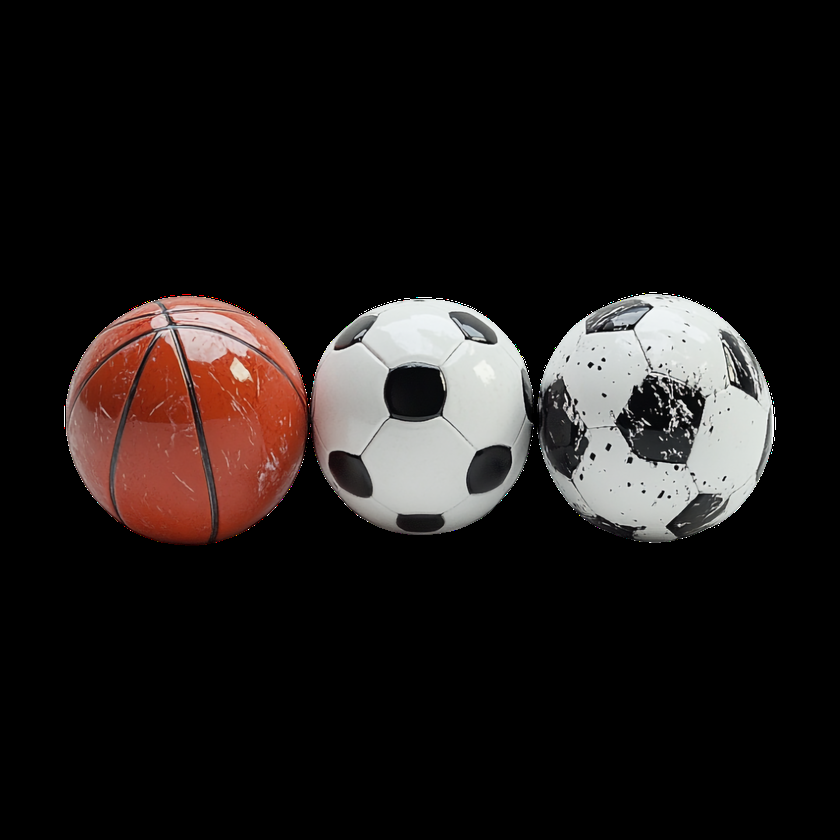
#> input picture objects.png, 840 x 840 px, shrunk from 1920 x 1920 before the run
$ python object_counter_opencv.py
#> lines starting #> are read from the running program, lines starting #| are printed output that depends on the picture; after the words box and inside, x2 and y2 are one past the last pixel; in counts of white or black regions, pixels touching at a corner belong together
#Here’s a complete, runnable Python program using OpenCV to perform connected components analysis and count objects in a binary image.
#It works for both grayscale and color images, and includes robust input validation and edge case handling.

#Code: Object Counting with Connected Components


import cv2
import numpy as np
import sys

def count_objects(image_path, min_area=10):
    """
    Counts connected components (objects) in a binary image using OpenCV.

    Parameters:
        image_path (str): Path to the input image.
        min_area (int): Minimum pixel area to consider as an object.

    Returns:
        int: Number of detected objects.
    """
#> called with image_path = 'objects.png', min_area = 20
    # Validate file path
    try:
        img = cv2.imread(image_path, cv2.IMREAD_GRAYSCALE)
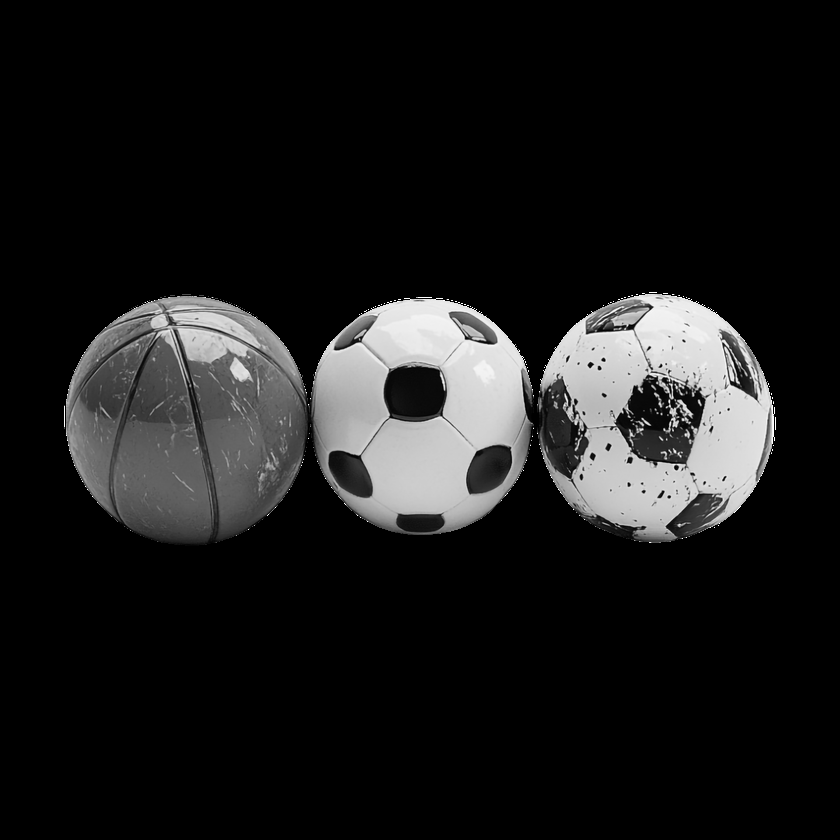
#> img: shape (840, 840); min 0, max 255, mean 27.1
        if img is None:
            raise FileNotFoundError(f"Image not found or unsupported format: {image_path}")
    except Exception as e:
        print(f"Error loading image: {e}")
        sys.exit(1)

    # Convert to binary using Otsu's threshold
    _, binary = cv2.threshold(img, 0, 255, cv2.THRESH_BINARY + cv2.THRESH_OTSU)
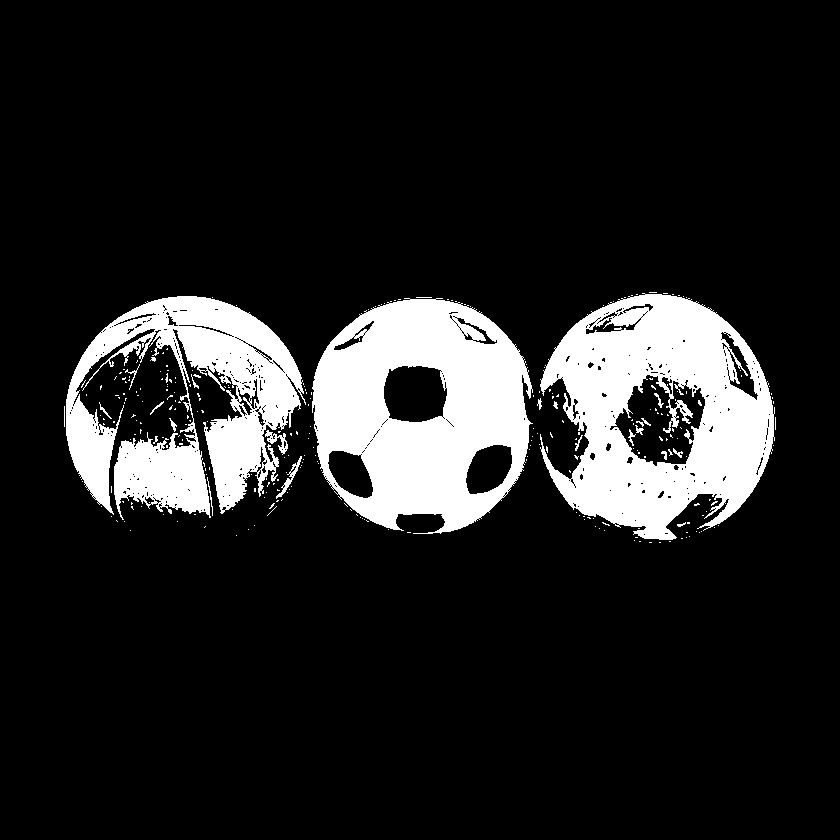
#> binary: shape (840, 840); 13.7% white; 285 white regions (263 under 20 px), largest, box (x1, y1, x2, y2) and area: (540, 293, 775, 540) 34281, (312, 298, 533, 534) 34082, (66, 296, 306, 520) 26510

    # Perform connected components analysis
    num_labels, labels, stats, centroids = cv2.connectedComponentsWithStats(binary, connectivity=8)
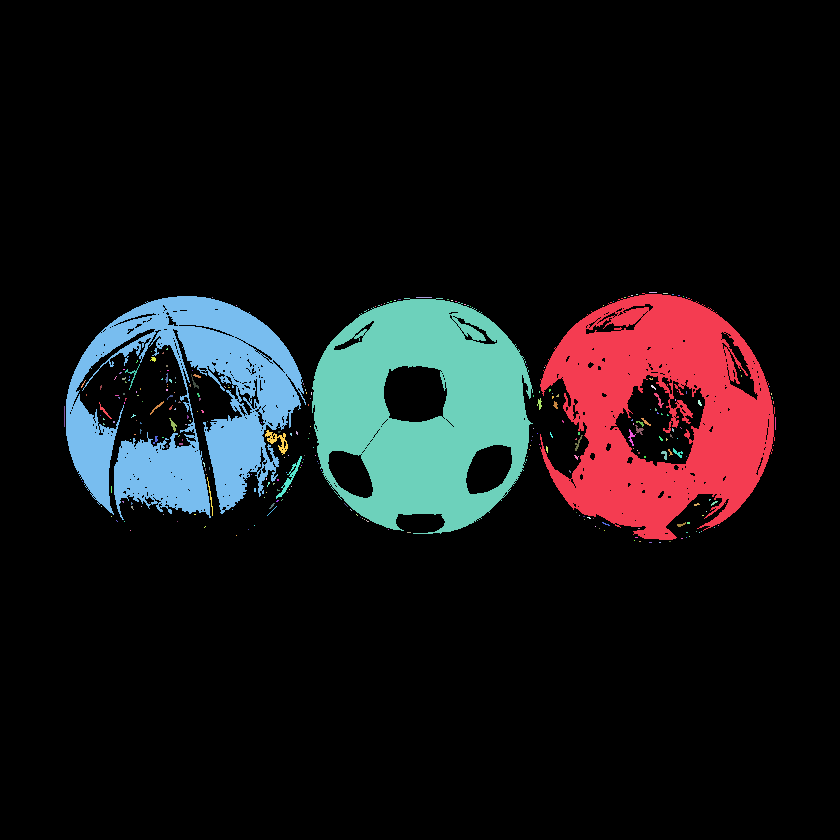
#> labels: shape (840, 840) int32; 286 distinct labels, from 0 to 285; one colour per label, 0 black
#> num_labels = 286; stats = 286 rows, first 6: [0, 0, 840, 840, 608870], [540, 293, 235, 247, 34281], [649, 292, 8, 1, 8], [663, 293, 5, 1, 5], [631, 295, 2, 1, 2], [636, 294, 2, 1, 2]; centroids = 286 pairs, first value 64 to 775, second value 292 to 542

    # Filter out background (label 0) and small objects
    object_count = 0
    for i in range(1, num_labels):  # Skip background
        area = stats[i, cv2.CC_STAT_AREA]
        if area >= min_area:
            object_count += 1
#> this loop made 285 passes
#> area on passes 1, 8, 15, 35, 46, 85, 99, 102, 105, 108, 112, 126: 34281, 26510, 34082, 54, 30, 43, 31, 35, 23, 38, 21, 40
#> after the loop, object_count = 22

    print(f"Detected objects: {object_count}")
#| Detected objects: 22

    # Optional: visualize results
    output = cv2.cvtColor(binary, cv2.COLOR_GRAY2BGR)
    for i in range(1, num_labels):
        if stats[i, cv2.CC_STAT_AREA] >= min_area:
            x, y, w, h = stats[i, cv2.CC_STAT_LEFT], stats[i, cv2.CC_STAT_TOP], stats[i, cv2.CC_STAT_WIDTH], stats[i, cv2.CC_STAT_HEIGHT]
            cv2.rectangle(output, (x, y), (x + w, y + h), (0, 255, 0), 2)
            cx, cy = centroids[i]
            cv2.circle(output, (int(cx), int(cy)), 3, (0, 0, 255), -1)
#> this loop made 285 passes
#> (x, y, w, h, cx, cy) on passes 1, 8, 15, 35, 46, 85, 99, 102, 105, 108, 112, 126: (540, 293, 235, 247, 660, 412.5), (66, 296, 240, 224, 187.8, 406.9), (312, 298, 221, 236, 421.6, 410.2), (125, 364, 15, 26, 132.1, 374.8), (191, 374, 8, 15, 194.2, 382.8), (654, 393, 10, 15, 658.5, 399.9), (537, 398, 5, 12, 539.3, 403.4), (150, 401, 14, 14, 156.6, 406.9), (553, 401, 5, 8, 555.2, 404.7), (99, 402, 13, 17, 104.1, 410.7), (64, 406, 1, 21, 64, 416), (169, 418, 8, 14, 172.8, 424.6)
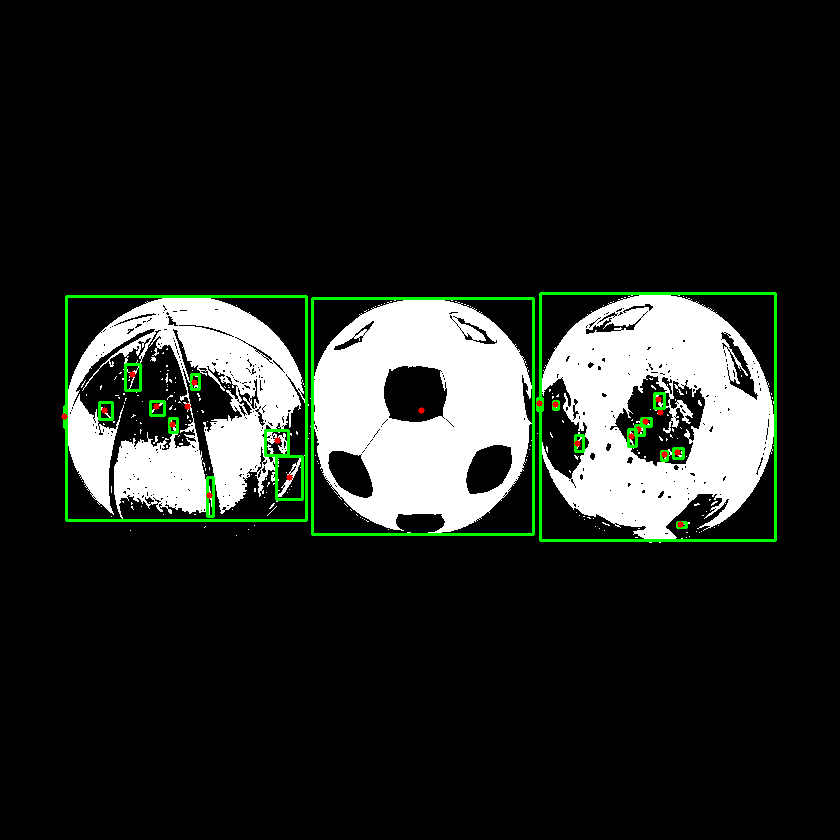
#> output: shape (840, 840, 3); mean B, G, R 34.5, 38.6, 34.8

    cv2.imshow("Detected Objects", output)
    cv2.waitKey(0)
    cv2.destroyAllWindows()

    return object_count

if __name__ == "__main__":
    # Example usage
    image_path = "objects.png"  # Replace with your image file
    count_objects(image_path, min_area=20)


#How It Works:


#Image Loading & Validation
#Ensures the file exists and is readable.


#Binary Conversion
#Uses Otsu’s thresholding to automatically binarize the image.


#Connected Components Analysis
#cv2.connectedComponentsWithStats returns:

#num_labels: total labels (including background)
#labels: label map for each pixel
#stats: bounding box and area for each component
#centroids: center coordinates


#Filtering Small Objects
#Removes noise by ignoring components smaller than min_area.


#Visualization
#Draws bounding boxes and centroids for detected objects.


#Example Run:
#If objects.png contains 5 distinct blobs:
#Detected objects: 5

#And a window will show each object outlined in green with its centroid marked in red.

#If you want, I can also give you a version that works directly on live webcam feed so it counts objects in real-time.
#Do you want me to prepare that?
